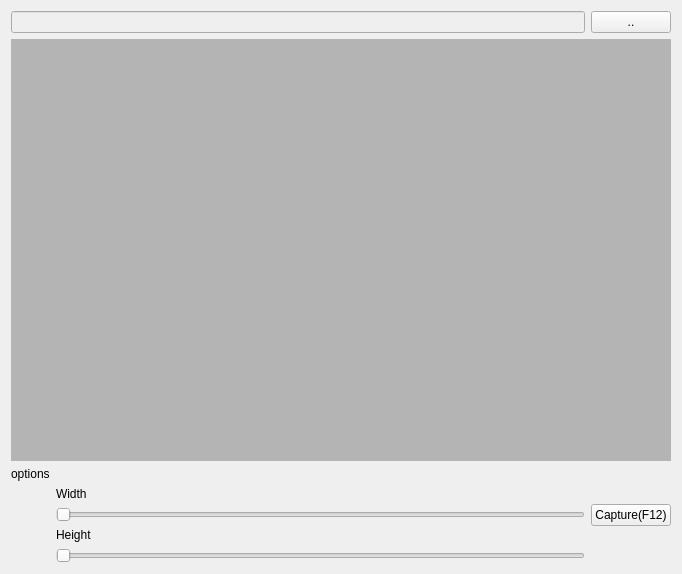
<?xml version="1.0" encoding="UTF-8"?>
<ui version="4.0">
 <class>Form</class>
 <widget class="QWidget" name="Form">
  <property name="geometry">
   <rect>
    <x>0</x>
    <y>0</y>
    <width>682</width>
    <height>574</height>
   </rect>
  </property>
  <property name="windowTitle">
   <string>FaceCapture</string>
  </property>
  <layout class="QGridLayout" name="gridLayout_2">
   <item row="0" column="0" colspan="2">
    <layout class="QGridLayout" name="gridLayout">
     <item row="0" column="0">
      <layout class="QHBoxLayout" name="horizontalLayout">
       <item>
        <widget class="QLineEdit" name="lineEdit">
         <property name="enabled">
          <bool>false</bool>
         </property>
        </widget>
       </item>
       <item>
        <widget class="QPushButton" name="pushButton_2">
         <property name="text">
          <string>..</string>
         </property>
        </widget>
       </item>
      </layout>
     </item>
     <item row="1" column="0">
      <widget class="QLabel" name="pictureBox">
       <property name="styleSheet">
        <string notr="true">QLabel{
background: rgb(180, 180, 180)
}</string>
       </property>
       <property name="text">
        <string/>
       </property>
      </widget>
     </item>
    </layout>
   </item>
   <item row="1" column="0">
    <layout class="QFormLayout" name="formLayout">
     <item row="0" column="0">
      <widget class="QLabel" name="label">
       <property name="text">
        <string>options</string>
       </property>
      </widget>
     </item>
     <item row="4" column="0">
      <layout class="QHBoxLayout" name="horizontalLayout_2"/>
     </item>
     <item row="4" column="1">
      <widget class="QSlider" name="horizontalSlider">
       <property name="orientation">
        <enum>Qt::Horizontal</enum>
       </property>
      </widget>
     </item>
     <item row="3" column="1">
      <widget class="QLabel" name="label_2">
       <property name="text">
        <string>Height</string>
       </property>
      </widget>
     </item>
     <item row="2" column="1">
      <widget class="QSlider" name="horizontalSlider_2">
       <property name="orientation">
        <enum>Qt::Horizontal</enum>
       </property>
      </widget>
     </item>
     <item row="1" column="1">
      <widget class="QLabel" name="label_3">
       <property name="text">
        <string>Width</string>
       </property>
      </widget>
     </item>
    </layout>
   </item>
   <item row="1" column="1">
    <widget class="QPushButton" name="pushButton">
     <property name="enabled">
      <bool>true</bool>
     </property>
     <property name="text">
      <string>Capture(F12)</string>
     </property>
     <property name="shortcut">
      <string>F12</string>
     </property>
    </widget>
   </item>
  </layout>
 </widget>
 <resources/>
 <connections>
  <connection>
   <sender>pushButton_2</sender>
   <signal>clicked()</signal>
   <receiver>Form</receiver>
   <slot>selectDirectoryPath()</slot>
   <hints>
    <hint type="sourcelabel">
     <x>647</x>
     <y>25</y>
    </hint>
    <hint type="destinationlabel">
     <x>635</x>
     <y>76</y>
    </hint>
   </hints>
  </connection>
  <connection>
   <sender>pushButton</sender>
   <signal>clicked()</signal>
   <receiver>Form</receiver>
   <slot>capture()</slot>
   <hints>
    <hint type="sourcelabel">
     <x>612</x>
     <y>320</y>
    </hint>
    <hint type="destinationlabel">
     <x>620</x>
     <y>393</y>
    </hint>
   </hints>
  </connection>
 </connections>
 <slots>
  <slot>selectDirectoryPath()</slot>
  <slot>capture()</slot>
  <slot>checkBox_onlyFace()</slot>
  <slot>checkBox_showRectangle()</slot>
 </slots>
</ui>
